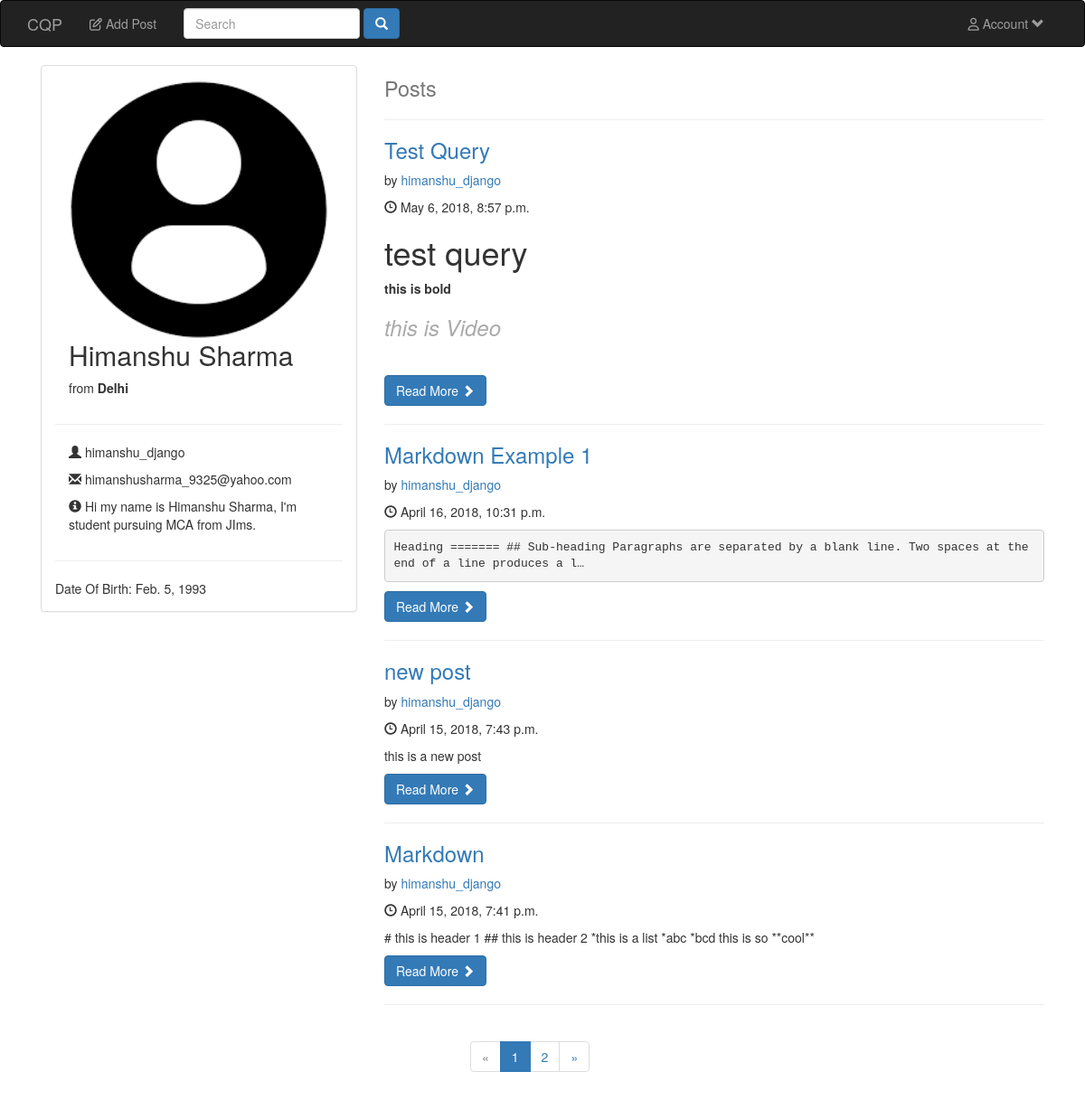
Page /home/ (signed in) on the earlier database version.
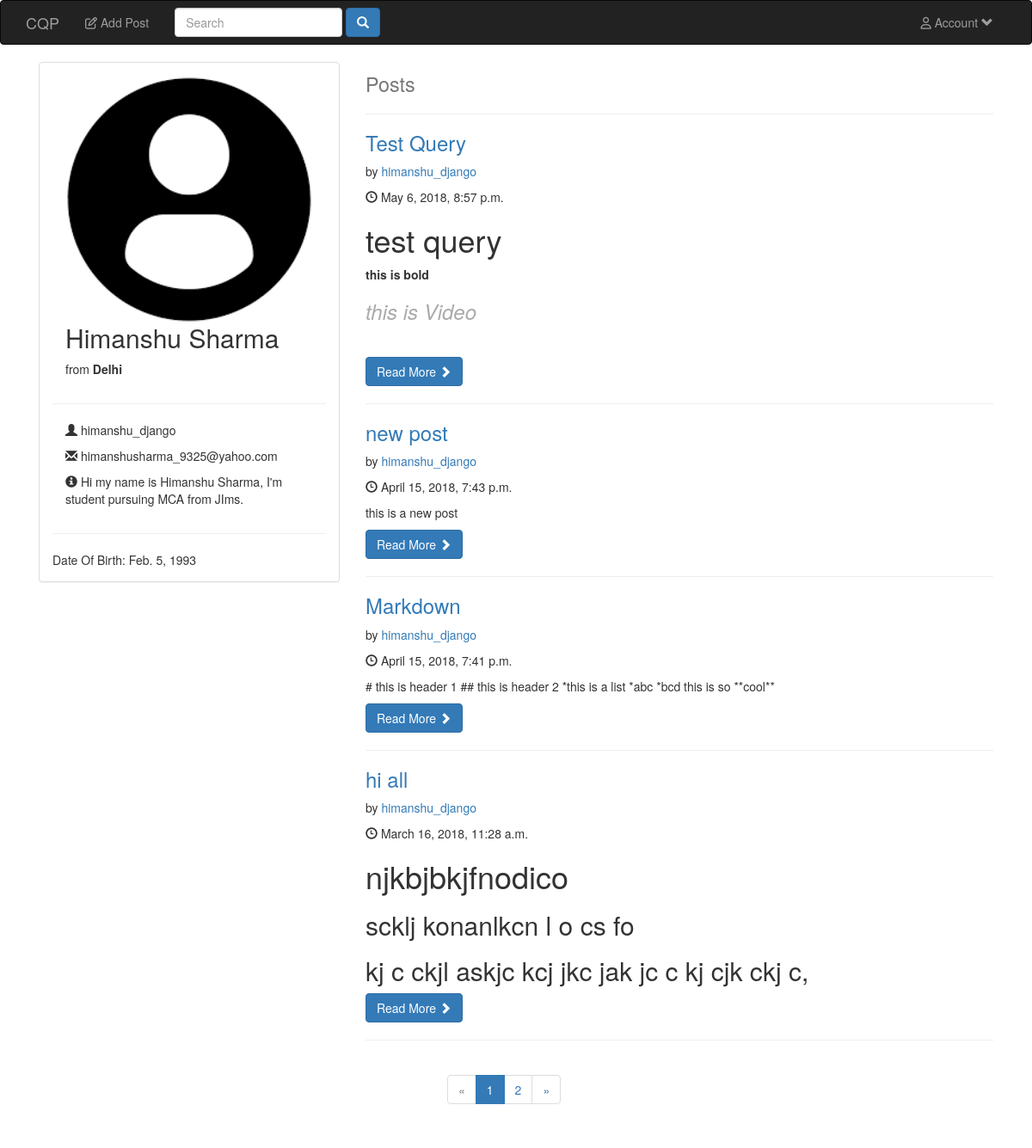
Same page on the later database version.
### Posts/models.py (models this page shows, shortened)
class Post(models.Model):
    title = models.CharField(verbose_name='Query Title', max_length=180)
    date = models.DateTimeField(auto_now=False, auto_now_add=True)
    user = models.ForeignKey(User, on_delete=models.CASCADE)
    body = RichTextUploadingField(verbose_name='Query Description', config_name='custom')
    def get_absolute_url(self):
        return reverse("post_detail", args=str(self.id))

### Posts/views.py (the view)
# urls.py: path('home/', post_views.PostList.as_view(), name='home'),
class PostList(ListView):
    model = Post
    template_name = 'posts.html'
    extra_context = {"prof": Profile.objects.all()}
    context_object_name = 'posts'
    paginate_by = 4
    queryset = Post.objects.order_by('-date')  # Default: Model.objects.all()

### templates/posts.html (shortened to what this page needs)
{% extends 'base.html' %}
{% load staticfiles %}
{% block content %}
    {% if user.is_authenticated %}
        <div class="container-fluid">
        <div class="container col-md-4">
            <div class="panel panel-default">
                <div class="panel-body">
                <div class="col-md-12">
                    {% if user.profile.avatar %}
                        <img src="{{ user.profile.avatar.url }}" class="img-circle img-responsive" width="100%" height="20%">
                    {% else %}
                        <img alt="{{ user.first_name }} pic" src="https://x1.xingassets.com/assets/frontend_minified/img/users/nobody_m.original.jpg" class="img-circle img-responsive" width="280" height="280">
                    {% endif %}
                </div>
                <div class="container-fluid">
                      <h2>{{ user.first_name }} {{ user.last_name }}</h2>
                      <p>from   <b>{{ user.profile.location }}</b></p>
                  </div>
                  <hr>
                  <ul class="container-fluid" >
                      <p><span class="glyphicon glyphicon-user one"></span> {{ user.username }}</p>
                      <p><span class="glyphicon glyphicon-envelope one"></span> {{ user.email }}</p>
                      <p><span class="glyphicon glyphicon-info-sign"></span> {{ user.profile.bio }}</p>
                  </ul>
                  <hr>
                  <span>Date Of Birth: {{ user.profile.birth_date }}</span>
          </div>
      </div>
</div>
<div class="col-md-8">
                    <h1 class="media-heading">
                    <small>Posts</small>
                </h1><hr/>
            {% for post in object_list %}
                <h3>
                    <a href="{{ post.get_absolute_url }}">{{ post.title }}</a>
                </h3>
                <p class="new">
                    by <a>{{ post.user.username }}</a>
                </p>
                <p><span class="glyphicon glyphicon-time"></span> {{ post.date }}</p>
                    <p>{% autoescape off %}{{ post.body|truncatechars_html:120|safe }}{% endautoescape %}</p>
                <a class="btn btn-primary" href="{{ post.get_absolute_url }}">Read More <span class="glyphicon glyphicon-chevron-right"></span></a>
                <hr>
            {% endfor %}
</div>
        <div class="container col-md-6 col-md-offset-5">
        {% if is_paginated %}
  <ul class="pagination">
    {% if page_obj.has_previous %}
      <li><a href="?page={{ page_obj.previous_page_number }}">&laquo;</a></li>
    {% else %}
      <li class="disabled"><span>&laquo;</span></li>
    {% endif %}
    {% for i in paginator.page_range %}
      {% if page_obj.number == i %}
        <li class="active"><span>{{ i }} <span class="sr-only">(current)</span></span></li>
      {% else %}
        <li><a href="?page={{ i }}">{{ i }}</a></li>
      {% endif %}
    {% endfor %}
    {% if page_obj.has_next %}
      <li><a href="?page={{ page_obj.next_page_number }}">&raquo;</a></li>
    {% else %}
      <li class="disabled"><span>&raquo;</span></li>
    {% endif %}
  </ul>
{% endif %}
</div>
        </div>
    {% endif %}
{% endblock %}

Differences in the rows shown:
removed Post: title "Markdown Example 1", user.username "himanshu_django", date "April 16, 2018, 10:31 p.m.", body "Heading ======= ## Sub-heading Paragraphs are separated by a blank line. Two spaces at the end of a line produces a l…"
now on this page (row unchanged): Post: title "hi all", user.username "himanshu_django", date "March 16, 2018, 11:28 a.m.", body "njkbjbkjfnodico scklj konanlkcn l o cs fo kj c ckjl askjc kcj jkc jak jc c kj cjk ckj c,"
